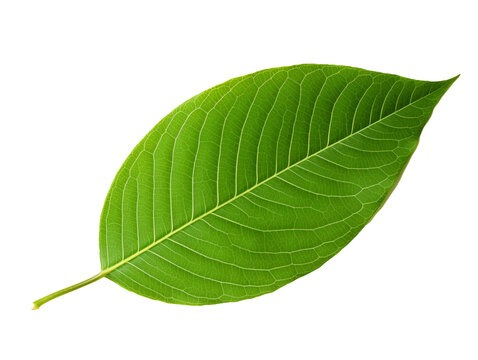
#> input picture data/input/sample_leaf.jpg, 478 x 360 px
$ python histogram_ops.py
#> lines starting #> are read from the running program, lines starting #| are printed output that depends on the picture
### src/utils/io_utils.py
"""
io_utils.py
------------
Utility functions for handling image input/output operations and metadata extraction
for the Domain-Specific Image Analysis & Enhancement Tool (Agriculture domain).

Functions:
    - load_image(path): Load an image from the given path.
    - save_image(path, image): Save an image to the specified path.
    - get_image_metadata(image, path=None): Extract metadata such as dimensions, channels, etc.
"""

import cv2
import os

def load_image(path):
    """
    Load an image from the given file path.

    Args:
        path (str): Path to the image file.

    Returns:
        image (numpy.ndarray): Loaded image.
    """
#> called with path = '../data/input/sample_leaf.jpg'
    if not os.path.exists(path):
        raise FileNotFoundError(f"Image not found at: {path}")

    image = cv2.imread(path)
#> image is the input picture: shape (360, 478, 3); mean B, G, R 174.8, 217.7, 199.3
    if image is None:
        raise ValueError("Failed to load image. Check file format or path.")

    return image


# [40 lines left out: functions save_image, get_image_metadata, not called in this run]

### src/color_conversion.py
"""
color_conversion.py
-------------------
Performs color space conversions for the Domain-Specific Image Analysis
& Enhancement Tool (Agriculture domain).

Functions:
    - bgr_to_grayscale(image): Convert BGR image to Grayscale.
    - bgr_to_hsv(image): Convert BGR image to HSV.
    - hsv_to_bgr(image): Convert HSV image back to BGR.
    - bgr_to_binary(image, threshold): Convert BGR/Grayscale image to Binary.
"""

import cv2
from utils.plot_utils import show_images_side_by_side


def bgr_to_grayscale(image):
    """
    Convert a BGR image to Grayscale.

    Args:
        image (numpy.ndarray): Input BGR image.

    Returns:
        gray (numpy.ndarray): Grayscale image.
    """
    gray = cv2.cvtColor(image, cv2.COLOR_BGR2GRAY)
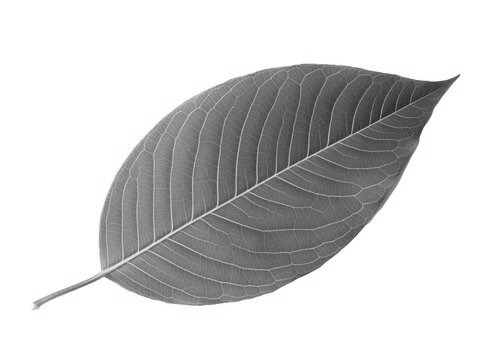
#> gray: shape (360, 478); min 33, max 255, mean 207.3
    return gray


# [47 lines left out: functions bgr_to_hsv, hsv_to_bgr, bgr_to_binary, not called in this run]


# [18 lines that do not run on import are left out]

### src/utils/plot_utils.py
"""
plot_utils.py
--------------
Utility functions for displaying and plotting images and histograms
for the Domain-Specific Image Analysis & Enhancement Tool (Agriculture domain).

Functions:
    - show_image(title, image): Display an image using matplotlib.
    - show_images_side_by_side(img1, img2, title1, title2): Compare two images.
    - plot_histogram(image): Plot grayscale or color histogram of an image.
"""

import cv2
import matplotlib.pyplot as plt

# [18 lines left out: function show_image, not called in this run]


def show_images_side_by_side(img1, img2, title1="Original", title2="Processed"):
    """
    Display two images side by side for comparison.

    Args:
        img1 (numpy.ndarray): First image.
        img2 (numpy.ndarray): Second image.
        title1 (str): Title for first image.
        title2 (str): Title for second image.
    """
    plt.figure(figsize=(10, 4))

    plt.subplot(1, 2, 1)
    if len(img1.shape) == 3:
        plt.imshow(cv2.cvtColor(img1, cv2.COLOR_BGR2RGB))
    else:
        plt.imshow(img1, cmap='gray')
    plt.title(title1)
    plt.axis('off')

    plt.subplot(1, 2, 2)
    if len(img2.shape) == 3:
        plt.imshow(cv2.cvtColor(img2, cv2.COLOR_BGR2RGB))
    else:
        plt.imshow(img2, cmap='gray')
    plt.title(title2)
    plt.axis('off')

    plt.tight_layout()
    plt.show()


# [25 lines left out: function plot_histogram, not called in this run]

### src/histogram_ops.py
"""
histogram_ops.py
----------------
Handles histogram analysis and contrast enhancement for the
Domain-Specific Image Analysis & Enhancement Tool (Agriculture domain).

Functions:
    - plot_grayscale_histogram(image): Plot histogram for grayscale image.
    - plot_color_histogram(image): Plot histograms for color channels.
    - equalize_grayscale(image): Apply histogram equalization to grayscale image.
    - equalize_color(image): Apply histogram equalization to each color channel.
"""

import cv2
import matplotlib.pyplot as plt
from utils.plot_utils import show_images_side_by_side


def plot_grayscale_histogram(image):
    """
    Plot histogram for a grayscale image.

    Args:
        image (numpy.ndarray): Grayscale image.
    """
    if len(image.shape) != 2:
        raise ValueError("Input image must be grayscale.")

    plt.figure(figsize=(6, 4))
    plt.hist(image.ravel(), bins=256, range=[0, 256], color='black')
    plt.title('Grayscale Histogram')
    plt.xlabel('Pixel Intensity')
    plt.ylabel('Frequency')
    plt.grid(True)
    plt.show()


def plot_color_histogram(image):
    """
    Plot histograms for color channels (B, G, R).

    Args:
        image (numpy.ndarray): BGR color image.
    """
    colors = ('b', 'g', 'r')
    plt.figure(figsize=(6, 4))

    for i, color in enumerate(colors):
        hist = cv2.calcHist([image], [i], None, [256], [0, 256])
        plt.plot(hist, color=color, label=f'{color.upper()} channel')

    plt.title('Color Histogram')
    plt.xlabel('Pixel Intensity')
    plt.ylabel('Frequency')
    plt.legend()
    plt.grid(True)
    plt.show()
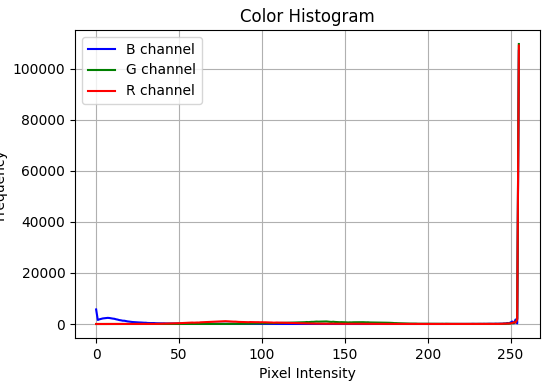
#> figure drawn by matplotlib, 1 panel; curve peaks at x = 255, y = 106955; curve peaks at x = 255, y = 109631; curve peaks at x = 255, y = 109023
#> in plot_grayscale_histogram, `plt.show()`:
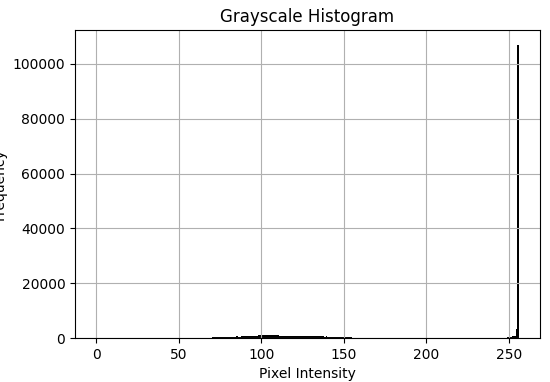
#> figure drawn by matplotlib, 1 panel; tallest bar 107036 high, from x = 255 to 256


def equalize_grayscale(image):
    """
    Apply histogram equalization to enhance contrast of a grayscale image.

    Args:
        image (numpy.ndarray): Input grayscale image.

    Returns:
        equalized (numpy.ndarray): Contrast-enhanced grayscale image.
    """
    if len(image.shape) != 2:
        raise ValueError("Histogram equalization requires a grayscale image.")

    equalized = cv2.equalizeHist(image)
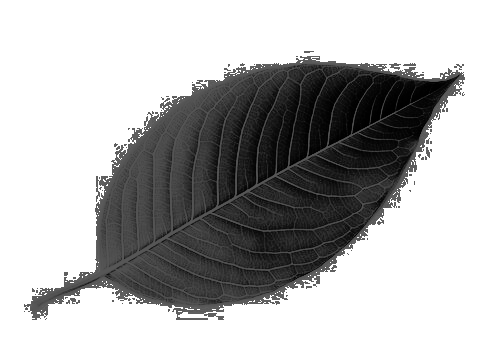
#> equalized: shape (360, 478); min 0, max 255, mean 177
    return equalized


def equalize_color(image):
    """
    Apply histogram equalization to each color channel separately.

    Args:
        image (numpy.ndarray): Input BGR color image.

    Returns:
        equalized (numpy.ndarray): Contrast-enhanced color image.
    """
    channels = cv2.split(image)
    eq_channels = [cv2.equalizeHist(ch) for ch in channels]
#> eq_channels = 3 items
    equalized = cv2.merge(eq_channels)
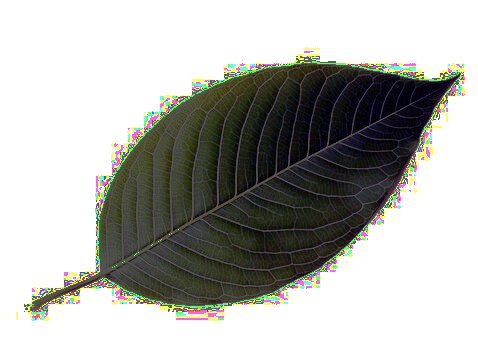
#> equalized: shape (360, 478, 3); mean of channels 0, 1, 2 174.6, 179.4, 178.8; drawn as B, G, R
    return equalized


# -----------------------------
# Example testing
# -----------------------------
if __name__ == "__main__":
    import os
    from utils.io_utils import load_image
    from color_conversion import bgr_to_grayscale

    test_path = "../data/input/sample_leaf.jpg"  # Update relative to src folder
    if os.path.exists(test_path):
        img = load_image(test_path)
        gray = bgr_to_grayscale(img)

        # Plot histograms
        plot_color_histogram(img)
        plot_grayscale_histogram(gray)

        # Apply equalization
        eq_gray = equalize_grayscale(gray)
        eq_color = equalize_color(img)

        # Show before-after results
        show_images_side_by_side(gray, eq_gray, "Original Gray", "Equalized Gray")
        show_images_side_by_side(img, eq_color, "Original Color", "Equalized Color")
#> call 2 of show_images_side_by_side, with title1 = 'Original Color', title2 = 'Equalized Color'
#> in show_images_side_by_side (call 2), `plt.show()`:
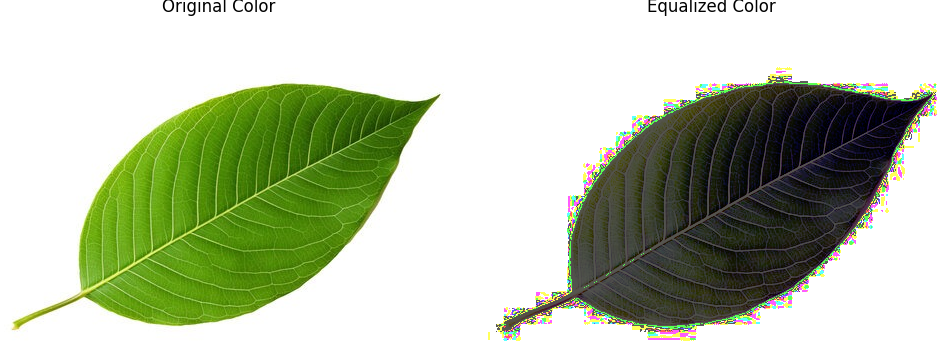
#> figure drawn by matplotlib, 2 panels
    else:
        print("Test image not found! Please add one in '../data/input/'.")
